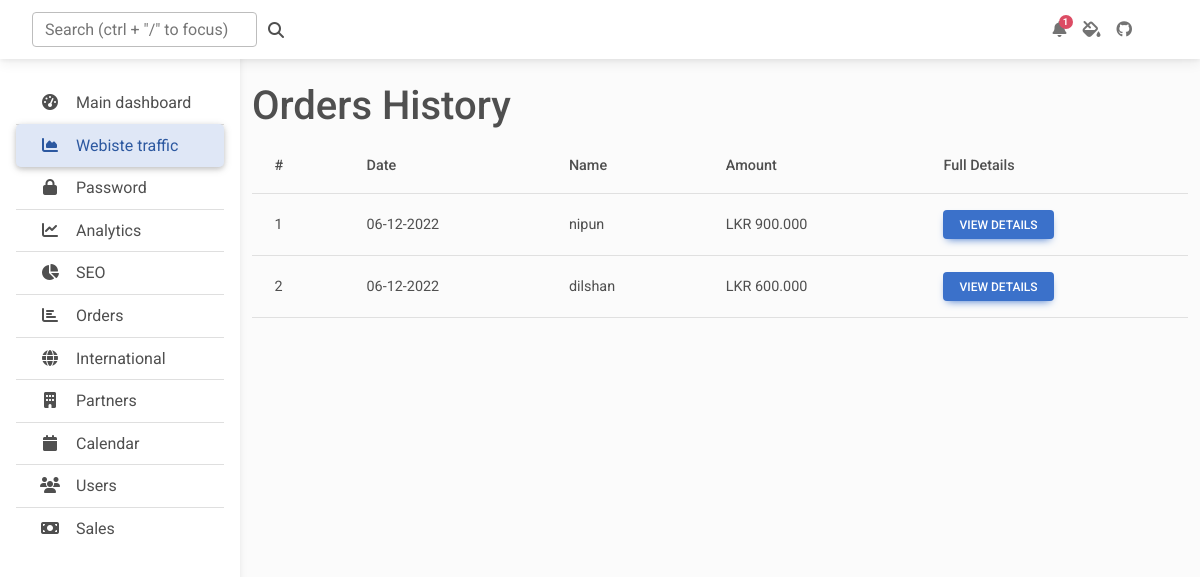
Page /admin/orders.php (signed in) on the committed database.
### tables this page shows
CREATE TABLE IF NOT EXISTS `user_order` (
  `order_id` int(3) NOT NULL AUTO_INCREMENT,
  `user_id` int(3) NOT NULL,
  `order_date` date NOT NULL,
  PRIMARY KEY (`order_id`),
  KEY `fk_user_id_order` (`user_id`),
  CONSTRAINT `fk_user_id_order` FOREIGN KEY (`user_id`) REFERENCES `user` (`user_id`) ON DELETE CASCADE ON UPDATE CASCADE
);

CREATE TABLE IF NOT EXISTS `user` (
  `user_id` int(3) NOT NULL AUTO_INCREMENT,
  `full_name` varchar(50) NOT NULL,
  `email` varchar(50) NOT NULL,
  `password` varchar(20) NOT NULL,
  `ac_type` int(1) NOT NULL DEFAULT 0,
  `tp_number` varchar(10) NOT NULL,
  `address` varchar(50) NOT NULL,
  PRIMARY KEY (`user_id`)
);

### admin/orders.php (the view, shortened to what this page needs)
<?php include 'includes/session.php'; ?>
<?php include 'includes/header.php'; ?>
<?php
function formatDate($date)
{
  $dateObj = new DateTime($date);
  return $dateObj->format('d-m-Y');
}
?>
<body class="">
  <?php include "includes/navbar.php"; ?>
  <main style="margin-top: 58px">
    <div class="container pt-4">
      <h1>Orders History</h1>
      <table class="table align-middle">
        <thead>
          <tr>
            <th scope="col">#</th>
            <th scope="col">Date</th>
            <th scope="col">Name</th>
            <th scope="col">Amount</th>
            <th scope="col">Full Details</th>
          </tr>
        </thead>
        <tbody>
          <?php
          $conn = $pdo->open();
          try {
            $stmt = $conn->prepare("SELECT `user_order`.`order_id` AS o_id,`user_order`.`order_date` AS o_date,`user`.`full_name` AS o_name FROM `user_order` INNER JOIN `user`ON `user_order`.`user_id`=`user`.`user_id` ORDER BY `order_date`");
            $stmt->execute();
            foreach ($stmt as $row) {
              $stmt2 = $conn->prepare("SELECT * FROM `order_details` LEFT JOIN `item` ON `order_details`.`item_id`=`item`.`item_id` WHERE `order_details`.`order_id`=:id;");
              $stmt2->execute(['id' => $row['o_id']]);
              $total = 0;
              foreach ($stmt2 as $details) {
                $subtotal = $details['price'] * $details['quantity'];
                $total += $subtotal;
              }
              echo
              '<tr>
                <td scope="row">' . $row['o_id'] . '</td>
                <td>' . formatDate(($row['o_date'])) . '</td>
                <td>' . $row['o_name'] . '</td>
                <td>LKR ' . number_format($total, 3) . '</td>
                <td><button type="button" class="btn btn-primary btn-sm px-3 full-model" data-id=' . $row['o_id'] . 'data-ripple-color="dark" data-mdb-toggle="modal" data-mdb-target="#order_details_model">
                      View Details
                    </button> </td>
              </tr>';
            }
          } catch (PDOException $e) {
            echo $e->getMessage();
          }
          ?>
        </tbody>
      </table>
    </div>
  </main>
</body>
</html>
</body>
</html>

### admin/css/admin.css (style rules this page uses)
body { background-color: #fbfbfb; }
@media (min-width: 991.98px) { main { padding-left: 240px; } }

### rows in the picture
user_order: order_id "1", order_date "06-12-2022", user.full_name "nipun", total "900.000"
user_order: order_id "2", order_date "06-12-2022", user.full_name "dilshan", total "600.000"
